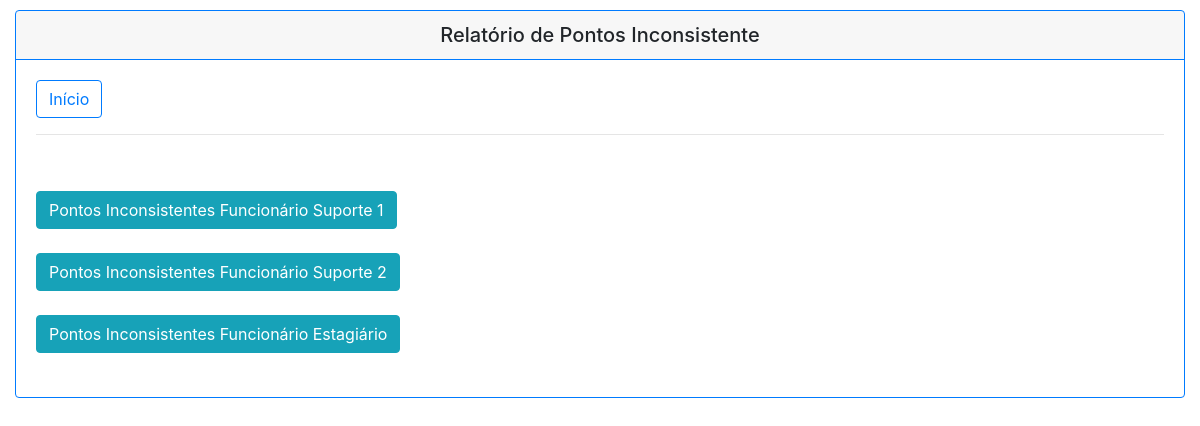
Screenshot of /relatorio/ (signed in) with the database file from the repository.
### app_ponto/models.py (models this page shows, shortened)
class Funcionario(models.Model):
    usuario = models.OneToOneField(User, on_delete=models.SET_NULL, blank=True, null=True, verbose_name='Usuário')
    lider = models.ForeignKey('Funcionario', on_delete=models.SET_NULL, blank=True, null=True, verbose_name='Chefe Imediato')
    cargo = models.ForeignKey(CargoFuncionario, on_delete=models.SET_NULL, blank=True, null=True, verbose_name='Cargo do funcionário')
    conf_hora = models.ForeignKey(ConfiguracaoHora, on_delete=models.SET_NULL, blank=True, null=True, verbose_name='Configuração da hora')
    nome = models.CharField('Nome do funcionário', max_length=128)

### app_ponto/views.py (the view)
# urls.py: path('relatorio/', relatorio, name='relatorio'),
@login_required
def relatorio(request):
    user = request.user
    func = Funcionario.objects.get(usuario=user)
    funcionario = Funcionario.objects.filter(lider=func.id)
    return render(request, 'app_ponto/relatorio.html', {'funcionario': funcionario, 'user': user, 'func': func})

### app_ponto/templates/app_ponto/relatorio.html (shortened to what this page needs)
{% if user.is_authenticated %}
<!DOCTYPE html>
<html>
<head>
    <link rel="stylesheet" href="https://stackpath.bootstrapcdn.com/bootstrap/4.3.1/css/bootstrap.min.css"
>
</head>
<body>
<div class="container col-md-12" style="margin-top: 10px">
    <div class="card border-primary mb-3">
        <h5 class="card-header text-center border-primary">Relatório de Pontos Inconsistente</h5>
        <div class="card-body">
            <div>
                <a class="btn btn-outline-primary" href="{% url 'home'%}" role="button">Início</a>
            </div>
            <hr>
            <br>
            <div>
                {% for func in funcionario %}
                    <div>
                        <a class="btn btn-info" href="relatorio/inconsistentes/{{func.pk}}" role="button">Pontos Inconsistentes Funcionário {{ func.nome }}</a>
                        <br>
                        <br>
                    </div>
                {% endfor %}
            </div>
        </div>
    </div>
</body>
</html>
{% endif %}

### rows the page displays
Funcionario: nome "Suporte 1"
Funcionario: nome "Suporte 2"
Funcionario: nome "Estagiário"
